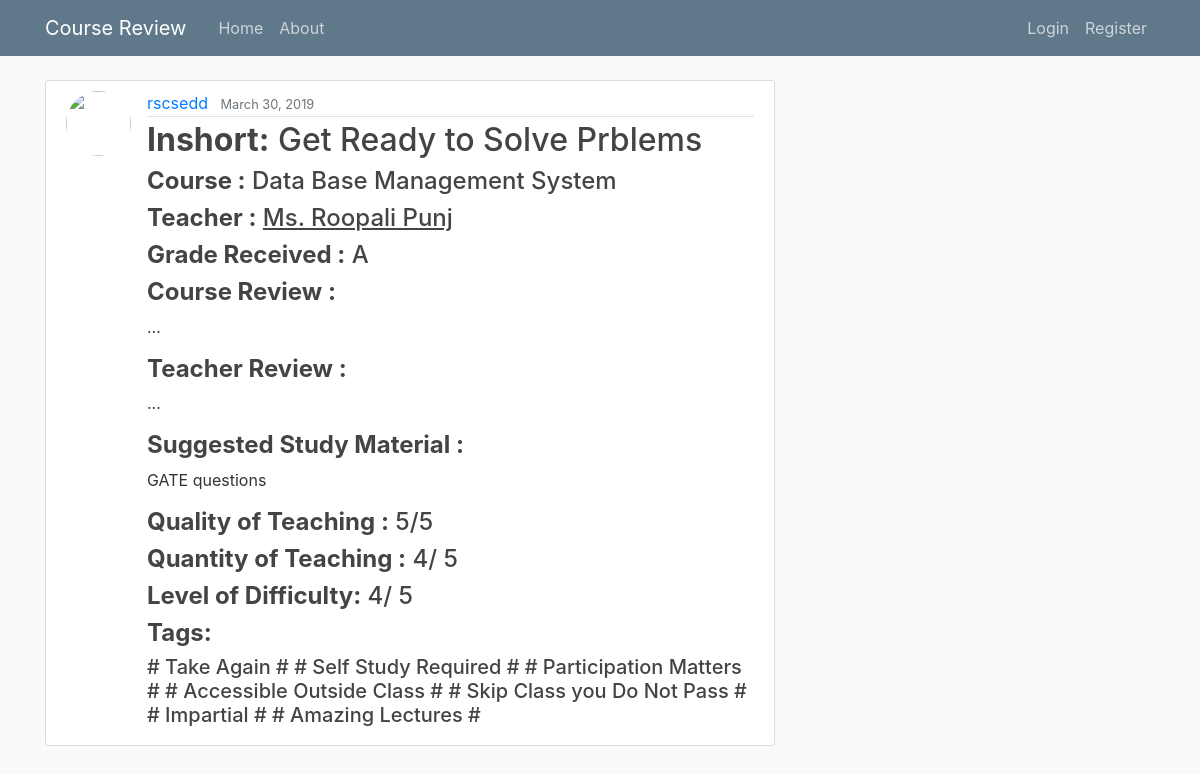
Page /post/56/ on the committed database.
### blog/models.py (models this page shows, shortened)
class Post(models.Model):
	title = models.CharField(max_length=100)
	grade_received = models.CharField(max_length=15, default="Select Grade")
	course_review = models.TextField(default="---")
	teacher_review = models.TextField(default="---")
	study_material = models.TextField(default="---")
	quality_rating = models.IntegerField(default=5, validators=[MinValueValidator(0), MaxValueValidator(5)])
	quantity_rating = models.IntegerField(default=5, validators=[MinValueValidator(0), MaxValueValidator(5)])
	level_of_difficulty_rating = models.IntegerField(default=5, validators=[MinValueValidator(0), MaxValueValidator(5)])
	take_again = models.BooleanField(default=False)
	tough_grader = models.BooleanField(default=False)
	self_study_required = models.BooleanField(default=False)
	participation_matters = models.BooleanField(default=False)
	lot_of_assignment = models.BooleanField(default=False)
	accessible_outside_class = models.BooleanField(default=False)
	skip_class_you_dont_pass = models.BooleanField(default=False)
	impartial = models.BooleanField(default=False)
	test_heavy = models.BooleanField(default=False)
	amazing_lectures = models.BooleanField(default=False)
	lecture_heavy = models.BooleanField(default=False)
	date_posted = models.DateTimeField(default=timezone.now)
	author = models.ForeignKey(User, on_delete=models.CASCADE)
	teacher = models.ForeignKey(Teacher, on_delete=models.CASCADE)
	course = models.ForeignKey(Course, on_delete=models.CASCADE)

class Course(models.Model):
	course_name = models.CharField(max_length=100, default="")

class Teacher(models.Model):
	teacher_name = models.CharField(max_length=100, default="")
	quality = models.DecimalField(max_digits=20,decimal_places=2,default=Decimal('0.00'))
	quantity = models.DecimalField(max_digits=20,decimal_places=2,default=Decimal('0.00'))
	level_of_difficulty = models.DecimalField(max_digits=20,decimal_places=2,default=Decimal('0.00'))
	take_again = models.IntegerField(default=0)
	tough_grader = models.IntegerField(default=0)
	self_study_required = models.IntegerField(default=0)
	participation_matters = models.IntegerField(default=0)
	lot_of_assignment = models.IntegerField(default=0)
	accessible_outside_class = models.IntegerField(default=0)
	skip_class_you_dont_pass = models.IntegerField(default=0)
	impartial = models.IntegerField(default=0)
	test_heavy = models.IntegerField(default=0)
	amazing_lectures = models.IntegerField(default=0)
	lecture_heavy = models.IntegerField(default=0)
	total_reviews = models.IntegerField(default=0)

### blog/views.py (the view)
# urls.py: path('post/<int:pk>/', PostDetailView.as_view(), name='post-detail'),
class PostDetailView(DetailView):
	model = Post

### blog/templates/blog/post_detail.html (shortened to what this page needs)
{% extends "blog/base.html" %}
{% block content %}
	<article class="media content-section">
	  <img class="rounded-circle article-img" src="https://d1nhio0ox7pgb.cloudfront.net/_img/o_collection_png/green_dark_grey/256x256/plain/user.png">
	  <div class="media-body">
	    <div class="article-metadata">
	      <a class="mr-2" href="{% url 'user-posts' object.author.username %}">{{ object.author }}</a>
	      <small class="text-muted">{{ object.date_posted|date:"F d, Y" }}</small>
	    </div>
		    <h2 class="article-title"><b>Inshort:</b> {{ object.title }}</h2>
		    <div>
		    	<h4><b>Course :</b> {{ object.course.course_name }}</h4>
		    </div>
		    <div>
		    	<h4><b>Teacher :</b><a class="article-title " href="{% url 'teacher-detail' object.teacher.id %}"> <u>{{ object.teacher.teacher_name }}</u></a></h4>
		    </div>
		    <div>
		    	<h4><b>Grade Received :</b> {{ object.grade_received }}</h4>
		    </div>
		    <div>
			    <h4><b>Course Review :</b></h4>
			    <p class="article-content">{{ object.course_review }}</p>
		    </div>
		    <div>
		    	<h4><b>Teacher Review :</b></h4>
		    	<p class="article-content">{{ object.teacher_review }}</p>
		    </div>
		    <div>
		    	<h4><b>Suggested Study Material :</b></h4>
		    	<p class="article-content">{{ object.study_material }}</p>
		    </div>
		    <div>
		    	<h4><b>Quality of Teaching :</b> {{ object.quality_rating }}/5</h4>
		    </div>
		    <div>
		    	<h4><b>Quantity of Teaching :</b> {{ object.quantity_rating }}/ 5</h4>
		    </div>
		    <div>
		    	<h4><b>Level of Difficulty:</b> {{ object.level_of_difficulty_rating }}/ 5</h4>
		    </div>
		    <div>
		    	<h4><b>Tags:</b></h4>
		    	<h5>
		    	{% if object.take_again == True %}
			      	# Take Again #
		        {% endif %}
		        {% if object.self_study_required == True %}
			      	# Self Study Required #
		        {% endif %}
		        {% if object.participation_matters == True %}
			      	# Participation Matters #
		        {% endif %}
		        {% if object.accessible_outside_class == True %}
			      	# Accessible Outside Class #
		        {% endif %}
		        {% if object.skip_class_you_dont_pass == True %}
			      	# Skip Class you Do Not Pass #
		        {% endif %}
		        {% if object.impartial == True %}
			      	# Impartial #
		        {% endif %}
		        {% if object.amazing_lectures == True %}
			      	# Amazing Lectures #
		        {% endif %}
		    	</h5>
	        </div>
	  </div>
	</article>
{% endblock content %}

### blog/static/blog/main.css (style rules this page uses)
body { background: #fafafa; color: #333333; margin-top: 5rem; }
h1, h2, h3, h4, h5, h6 { color: #444444; }
.content-section { background: #ffffff; padding: 10px 20px; border: 1px solid #dddddd; border-radius: 3px; margin-bottom: 20px; }
.article-title { color: #444444; }
.article-content { white-space: pre-line; }
.article-img { height: 65px; width: 65px; margin-right: 16px; }
.article-metadata { padding-bottom: 1px; margin-bottom: 4px; border-bottom: 1px solid #e3e3e3 }

### rows in the picture
Post: author "rscsedd", date_posted "March 30, 2019", title "Get Ready to Solve Prblems", course.course_name "Data Base Management System", teacher.teacher_name "Ms. Roopali Punj", grade_received "A", course_review "...", teacher_review "...", study_material "GATE questions", quality_rating "5", quantity_rating "4", level_of_difficulty_rating "4"
